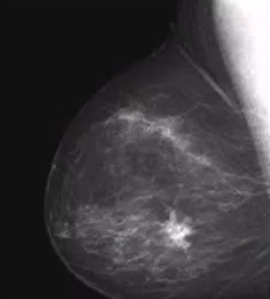
#> input picture Gray/a.png, 270 x 299 px
$ python neg.py
#> lines starting #> are read from the running program, lines starting #| are printed output that depends on the picture
### Gray/Gray.py
from PIL import Image
import math

def read_image(img_path):
#> called with img_path = 'a.png'
    image=Image.open(img_path)
#> image is the input picture: PIL image 270x299 RGBA; mean R, G, B, A 62.9, 60.2, 62.5, 255
    image=image.convert('L')
#> image: PIL image 270x299 L
    x=image.size[0]
#> x = 270
    y=image.size[1]
#> y = 299
    return image,x,y


table = []
# [46 lines of commented-out code are left out]

### Gray/neg.py
from Gray import read_image

image,x,y=read_image('a.png')
#> x = 270; y = 299
for i in range(x):
    for j in range(y):
        pixel=image.getpixel((i,j))
        image.putpixel((i,j),255-pixel)
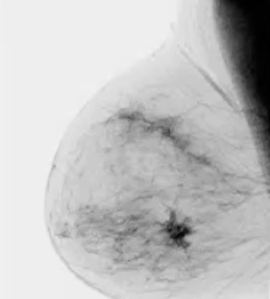
#> image: PIL image 270x299 L; min 0, max 242, mean 193.7
image.save('a_neg.png')

$ run again, with Gray/b.png copied over Gray/a.png
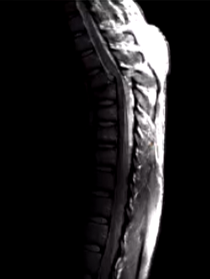
#> input picture Gray/b.png, 210 x 279 px
#> in read_image, image is the input picture: PIL image 210x279 RGBA; mean R, G, B, A 32.5, 31.4, 32.3, 255
#> `image,x,y=read_image('a.png')`: x = 210; y = 279
#> after the loop `for i in range(x):`:
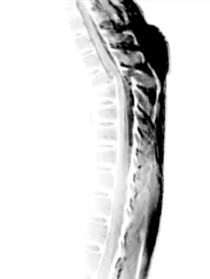
#> image: PIL image 210x279 L; min 0, max 255, mean 223.2

$ run again, with Gray/d.png copied over Gray/a.png
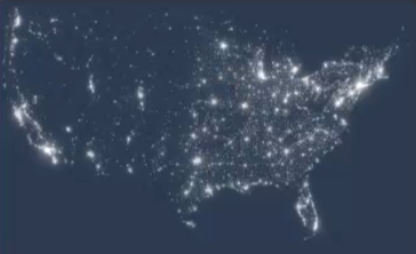
#> input picture Gray/d.png, 416 x 254 px
#> in read_image, image is the input picture: PIL image 416x254 RGBA; mean R, G, B, A 56, 68.8, 89, 255
#> in read_image, `image=image.convert('L')`:
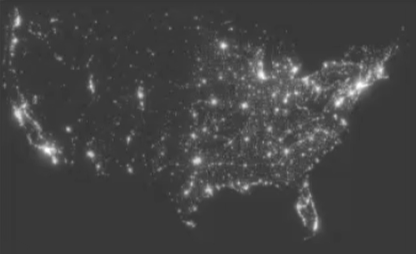
#> image: PIL image 416x254 L; min 49, max 255, mean 67.3
#> `image,x,y=read_image('a.png')`: x = 416; y = 254
#> after the loop `for i in range(x):`:
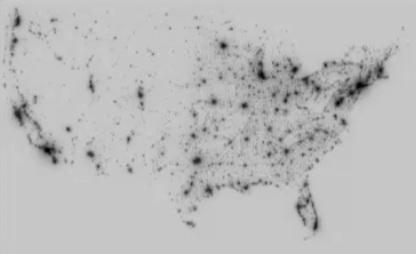
#> image: PIL image 416x254 L; min 0, max 206, mean 187.7
